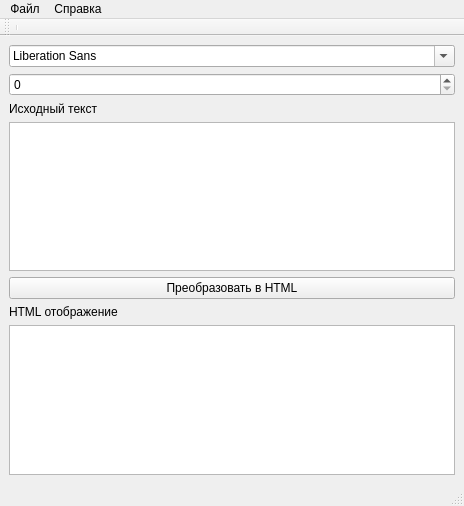
<?xml version="1.0" encoding="UTF-8"?>
<ui version="4.0">
 <class>MainWindow</class>
 <widget class="QMainWindow" name="MainWindow">
  <property name="geometry">
   <rect>
    <x>0</x>
    <y>0</y>
    <width>464</width>
    <height>506</height>
   </rect>
  </property>
  <property name="windowTitle">
   <string>MainWindow</string>
  </property>
  <widget class="QWidget" name="centralwidget">
   <layout class="QVBoxLayout" name="verticalLayout">
    <item>
     <widget class="QFontComboBox" name="fontComboBox"/>
    </item>
    <item>
     <widget class="QSpinBox" name="spinBox"/>
    </item>
    <item>
     <widget class="QLabel" name="label">
      <property name="text">
       <string>Исходный текст</string>
      </property>
     </widget>
    </item>
    <item>
     <widget class="QTextBrowser" name="textBrowser">
      <property name="html">
       <string>&lt;!DOCTYPE HTML PUBLIC &quot;-//W3C//DTD HTML 4.0//EN&quot; &quot;http://www.w3.org/TR/REC-html40/strict.dtd&quot;&gt;
&lt;html&gt;&lt;head&gt;&lt;meta name=&quot;qrichtext&quot; content=&quot;1&quot; /&gt;&lt;style type=&quot;text/css&quot;&gt;
p, li { white-space: pre-wrap; }
&lt;/style&gt;&lt;/head&gt;&lt;body style=&quot; font-family:'MS Shell Dlg 2'; font-size:8.25pt; font-weight:400; font-style:normal;&quot;&gt;
&lt;p style=&quot; margin-top:0px; margin-bottom:0px; margin-left:0px; margin-right:0px; -qt-block-indent:0; text-indent:0px;&quot;&gt;&lt;span style=&quot; font-family:'MS Shell Dlg 2';&quot;&gt;   &lt;/span&gt;&lt;/p&gt;
&lt;p style=&quot;-qt-paragraph-type:empty; margin-top:0px; margin-bottom:0px; margin-left:0px; margin-right:0px; -qt-block-indent:0; text-indent:0px; font-family:'MS Shell Dlg 2'; font-size:8pt;&quot;&gt;&lt;br /&gt;&lt;/p&gt;&lt;/body&gt;&lt;/html&gt;</string>
      </property>
     </widget>
    </item>
    <item>
     <widget class="QPushButton" name="pushButton">
      <property name="text">
       <string>Преобразовать в HTML</string>
      </property>
     </widget>
    </item>
    <item>
     <widget class="QLabel" name="label_2">
      <property name="text">
       <string>HTML отображение</string>
      </property>
     </widget>
    </item>
    <item>
     <widget class="QPlainTextEdit" name="plainTextEdit">
      <property name="plainText">
       <string/>
      </property>
     </widget>
    </item>
   </layout>
  </widget>
  <widget class="QMenuBar" name="menubar">
   <property name="geometry">
    <rect>
     <x>0</x>
     <y>0</y>
     <width>464</width>
     <height>21</height>
    </rect>
   </property>
   <widget class="QMenu" name="menu">
    <property name="title">
     <string>Файл</string>
    </property>
    <addaction name="action_2"/>
    <addaction name="action_3"/>
    <addaction name="action_4"/>
   </widget>
   <widget class="QMenu" name="menu_2">
    <property name="title">
     <string>Справка</string>
    </property>
    <addaction name="action"/>
   </widget>
   <addaction name="menu"/>
   <addaction name="menu_2"/>
  </widget>
  <widget class="QStatusBar" name="statusbar"/>
  <widget class="QToolBar" name="toolBar">
   <property name="windowTitle">
    <string>toolBar</string>
   </property>
   <attribute name="toolBarArea">
    <enum>TopToolBarArea</enum>
   </attribute>
   <attribute name="toolBarBreak">
    <bool>false</bool>
   </attribute>
   <addaction name="separator"/>
  </widget>
  <action name="action">
   <property name="icon">
    <iconset>
     <activeon>images/question.png</activeon>
    </iconset>
   </property>
   <property name="text">
    <string>Информация</string>
   </property>
   <property name="shortcut">
    <string>Ctrl+I</string>
   </property>
  </action>
  <action name="action_2">
   <property name="icon">
    <iconset>
     <activeon>images/disk.png</activeon>
    </iconset>
   </property>
   <property name="text">
    <string>Сохранить</string>
   </property>
   <property name="shortcut">
    <string>Ctrl+S</string>
   </property>
  </action>
  <action name="action_3">
   <property name="icon">
    <iconset>
     <activeon>images/printer.png</activeon>
    </iconset>
   </property>
   <property name="text">
    <string>Печать</string>
   </property>
   <property name="shortcut">
    <string>Ctrl+P</string>
   </property>
  </action>
  <action name="action_4">
   <property name="icon">
    <iconset>
     <activeon>images/arrow-curve-180-left.png</activeon>
    </iconset>
   </property>
   <property name="text">
    <string>Выход</string>
   </property>
   <property name="shortcut">
    <string>Esc</string>
   </property>
  </action>
 </widget>
 <resources/>
 <connections/>
</ui>
